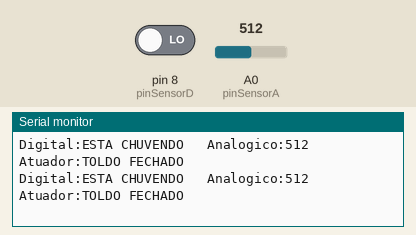
The sketch below on a simulated Arduino Uno, built with avr-gcc and run on an emulated ATmega328P. On the bench: the last lines printed to the serial monitor. The test bench sets the inputs (shaded band); at power-on: A0 (pinSensorA) = 512, pin 8 (pinSensorD) LOW.

Above: at 1.2 s.
1.3 s: A0 (pinSensorA) set to 692
At 1.4 s:
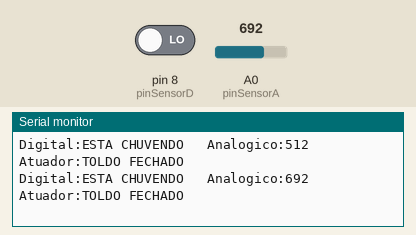
4.3 s: A0 (pinSensorA) set to 710
At 4.33 s:
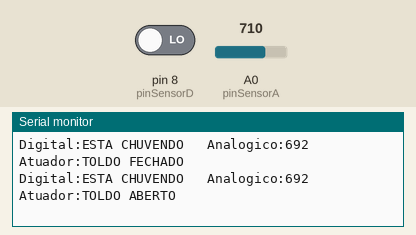

Measured:
- the behaviour switches between 700 and 701 on A0 (pinSensorA) (found by bisection; images 1 and 2)
- after the input at 1.3 s, the serial monitor: prints a new line after 0.10 s (image 1)
- after the input at 4.3 s, the serial monitor: prints a new line at once (image 2)

The sketch:

sensorchuva.ino
```cpp
#define pinSensorA A0
#define pinSensorD 8

void setup() {
  pinMode(pinSensorD, INPUT);
  Serial.begin(9600);
}

void loop() {
  Serial.print("Digital:");

  if (digitalRead(pinSensorD)) {
     Serial.print("SEM CHUVA ");
  } else {
     Serial.print("ESTA CHUVENDO ");
  }

  Serial.print("  Analogico:");
  Serial.print(analogRead(pinSensorA));
  Serial.print("  ");

  Serial.print("  Atuador:");
  if (analogRead(pinSensorA) > 700) {
     Serial.println("TOLDO ABERTO");
     //digitalWrite(pinSolenoide, HIGH);
  } else {
    Serial.println("TOLDO FECHADO");
     //digitalWrite(pinSolenoide, LOW);
  }
}
```
